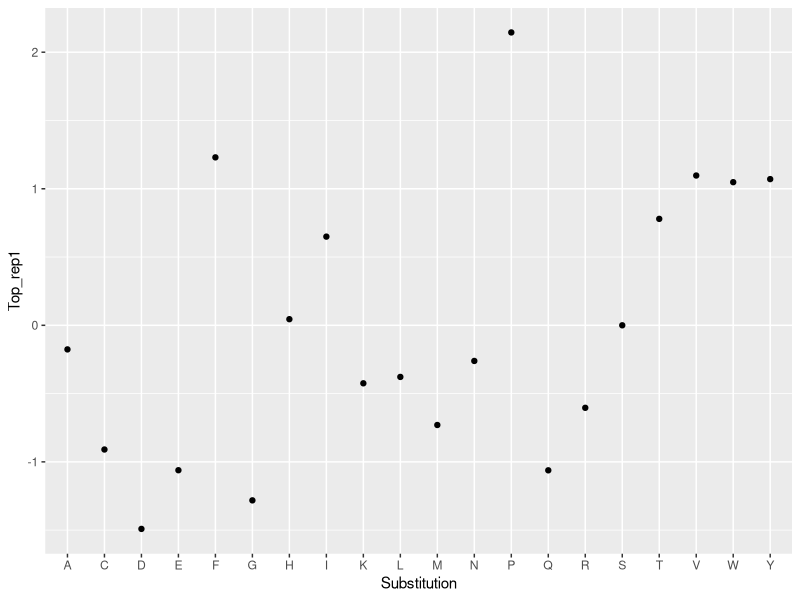
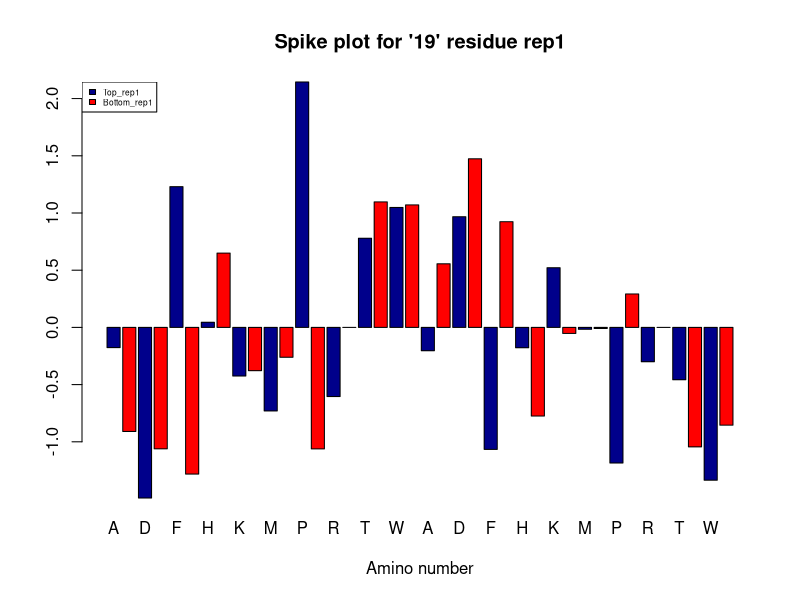
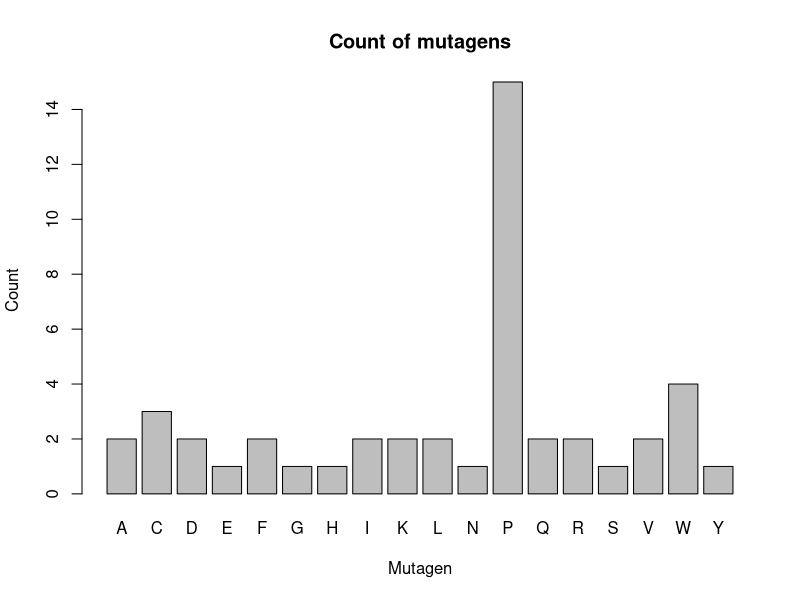

The R source for these figures, in order:
## ---- chunk 1
knitr::opts_chunk$set(echo = TRUE)
## ---- chunk 2
library(tidyverse)
file<-read.csv("data.csv",header= TRUE, sep=",")
dim(file)
head(file,N=6L)
tail(file, N=-6L)
fin_res<-file[2340,"Residue.."] # Taking the first residue
fin_start<-file[1,"Residue.."]  # Taking the last residue
res_vector<-fin_start:fin_res   # Formulating a residue vector

## ---- chunk 3
bool<-file[file$Residue..==19, ]
## ---- chunk 4
ggplot(data=bool)+geom_point(mapping=aes(x=Substitution,y=Top_rep1))

## ---- chunk 5

counts <- c(bool$Top_rep1,bool$Bottom_rep1)
x <- c(bool$Substitution, bool$Substitution)
regions <- c("Top_rep1", "Bottom_rep1")
col <- c("darkblue","red")

barplot(counts, names.arg=x, main="Spike plot for '19' residue rep1",
  xlab="Amino number", col=c("darkblue","red"),
  legend = rownames(counts), beside=TRUE)

legend("topleft", regions, cex = 0.5, fill = col)



## ---- chunk 6
tdiff1<-abs(bool$Top_rep1-bool$Bottom_rep1)

mut1<-bool$Substitution[which.max(tdiff1)]
print(mut1)

## ---- chunk 7
tdiff1<-list()
tdiff2<-list()
mut1<-vector()
mut2<-vector()
original<-vector()
res<-vector()

for (num in res_vector) {
  bool2<-file[file$Residue..==num, ]
  if (is.null(bool2)) {
    next
  }
  
  tdif1=abs(bool2$Top_rep1-bool2$Bottom_rep1)
  tdif2=abs(bool2$Top_rep2-bool2$Bottom_rep2)
  
  original<-c(original, bool2[tdif1==0, "Substitution"])
  
  tdiff1<-c(tdiff1,bool2$Residue..[1],abs(bool2$Top_rep1-bool2$Bottom_rep1))
  tdiff2<-c(tdiff2,bool2$Residue..[1],tdif2)
  
  
  mutt1<-bool2$Substitution[which.max(tdif1)]
  mutt2<-bool2$Substitution[which.max(tdif2)]
   if(length(mutt1) != 0)
  {
    res<-c(res,num)
  }
  
  
  mut1<-c(mut1,mutt1)
  mut2<-c(mut2,mutt2)
  
 
  

}
## ---- chunk 8
smoke <- matrix(c(res,original,mut1,mut2),ncol=4)
colnames(smoke) <- c("Residue","Original","Likely substitute (rep1)","Likely substitute (rep2)")
#rownames <- c("current","former","never")
smoke <- as.table(smoke)
print(smoke)

## ---- chunk 9
res_risk<-smoke[smoke[ ,"Likely substitute (rep1)"]==smoke[ ,"Likely substitute (rep2)"], "Residue"]
mut_risk<-smoke[smoke[ ,"Likely substitute (rep1)"]==smoke[ ,"Likely substitute (rep2)"], 2:3]
risk<-matrix(c(res_risk,mut_risk),ncol=3)
colnames(risk)<-c("Residue","Original","Substitute")
risk<-as.table(risk)
print(risk)
## ---- chunk 10
barplot(table(risk[ ,"Substitute"]), main="Count of mutagens",xlab="Mutagen",ylab="Count")
print(table(risk[ ,"Substitute"]))

